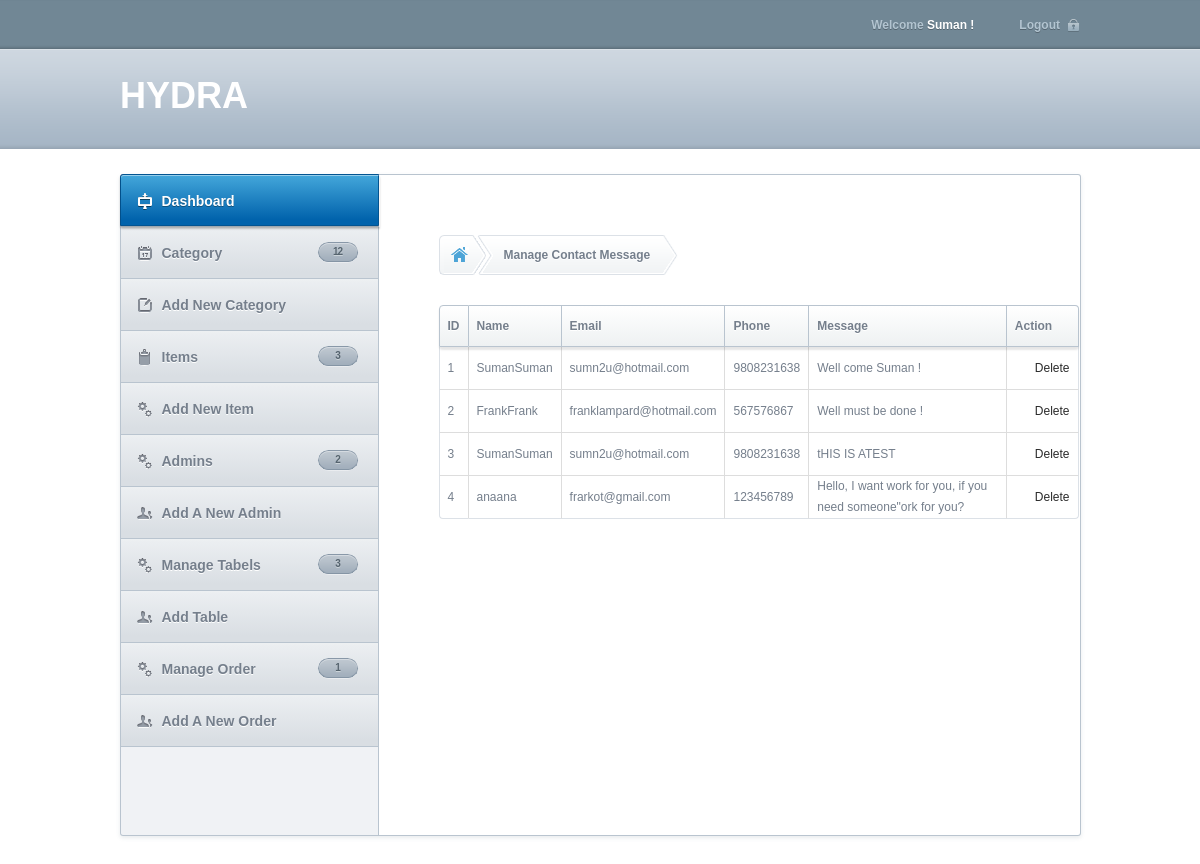
Page /cp/index.php?page=mange_contactmsg (signed in) on the committed database.
### tables this page shows
CREATE TABLE IF NOT EXISTS `tbl_contact` (
  `id` int(10) NOT NULL AUTO_INCREMENT,
  `fname` varchar(80) NOT NULL,
  `lname` varchar(90) NOT NULL,
  `email` varchar(80) NOT NULL,
  `phone` varchar(20) NOT NULL,
  `message` varchar(255) NOT NULL,
  PRIMARY KEY (`id`)
);

### cp/includes/manage_contactMsg.php (the view, shortened to what this page needs)
<div id="content">
					<ul class="breadcrumb">
						<li class="home"><a href="index.php" ></a></li>
						<li class="last"><a href="#" >Manage Contact Message </a></li>
					</ul>
					<table id="sample-table-sortable" class="sortable normal-table" cellspacing='0'>
							<thead>
								<tr>
									<th class="first">ID</th>
									<th>Name </th>
									<th>Email</th>
									<th>Phone</th>
									<th>Message</th>
                                    <th>Action</th>
								</tr>
							</thead>
							<tbody>
                            <?php
								$query = mysql_query("select * from tbl_contact");
								while($result = mysql_fetch_array($query)){
							?>
								<tr>
									<td><?php echo $result[0]; ?>  </td>
									<td> <?php echo $result[1]; ?><?php echo $result[2]; ?></td>
									<td><?php echo $result[3]; ?></td>
									<td><?php echo $result[4]; ?></td>
									<td><?php echo $result[5]; ?></td>
                                    <td>&nbsp;&nbsp;&nbsp;&nbsp;&nbsp;&nbsp;<a href="index.php?page=delete_contact_msg&id=<?php echo $result[0]; ?>" class="">Delete</a></td>
								</tr>
                            <?php } ?>
							</tbody>
					</table>
</div>

### cp/index.php (shortened to what this page needs)
<?php
if(!isset($_SESSION['loggedIn'])){
	header('Location: login.php');
	}
else {
?>
<?php include('includes/header.php'); ?>
		<div id="layout">
			<div id="header-wrapper">
				<div id="header">
					<div id="user-wrapper" class="fixed">
						<div class="user">
							<span>Welcome <a href="#"><?php echo $_SESSION['loggedIn']; ?> !</a></span>
							<span class="logout"><a href="logout.php">Logout</a></span>
						</div>
					</div>
					<div id="launcher-wrapper">
						<div class="logo">
							<a href="index.php"><h1>HYDRA </h1> </a>
						</div>
					</div>
				</div>
			</div>
			<div class="page fixed">
				<div id="sidebar">
					<?php include('includes/sidebar.php'); ?>
				</div>
				<div id="content">
					<?php
                    if(isset($_GET['page'])){
						switch($_GET['page']){
							case "mange_contactmsg":
							include('includes/manage_contactMsg.php');
							break;
							}
				} ?>
				</div>
			</div>
		</div>
	</body>
</html>
<?php } ?>

### cp/includes/header.php (shortened to what this page needs)
<!DOCTYPE html PUBLIC "-//W3C//DTD XHTML 1.1//EN"
    "http://www.w3.org/TR/xhtml11/DTD/xhtml11.dtd">
<html dir="ltr" lang="en-US" xmlns="http://www.w3.org/1999/xhtml">
	<head>
		<link rel='stylesheet' href='_layout/scripts/jquery.fullcalendar/fullcalendar.css' type='text/css' media='screen' />
		<link rel='stylesheet' href='_layout/scripts/jquery.fullcalendar/fullcalendar.print.css' type='text/css' media='print' />
		<link rel='stylesheet' href='_layout/style.css' type='text/css' media='all' />
		<link rel='stylesheet' href='_layout/scripts/jquery.uniform/uniform.default.css' type='text/css' media='screen' />
	</head>
	<body>

### cp/includes/sidebar.php (shortened to what this page needs)
<?php
$cat = mysql_query("select * from tbl_package");
$catnum = mysql_num_rows($cat);
$ads = mysql_query("select * from tbl_item");
$adsnum = mysql_num_rows($ads);
$admin = mysql_query("select * from tbl_admin");
$adminum = mysql_num_rows($admin);
$page = mysql_query("select * from tbl_table");
$pagenum = mysql_num_rows($page);
$ord = mysql_query("select * from tbl_order");
$pageord = mysql_num_rows($ord);
?>
<ul id="navigation">
						<li class="first active">
							<div><a href="index.php">Dashboard</a><span class="icon-nav dashboard"></span></div>
							<div class="back"></div>
						</li>
						<li>
							<div><a href="index.php?page=category">Category</a><span class="icon-nav calendar"></span><span><?php echo $catnum; ?></span></div>
						</li>
						<li>
							<div><a href="index.php?page=add_category">Add New Category</a><span class="icon-nav interface-elements"></span></div>
						</li>
						<li>
							<div><a href="index.php?page=ads">Items</a><span class="icon-nav form-elements"></span><span><?php echo $adsnum; ?></span></div>
						</li>
						<li>
							<div><a href="index.php?page=add_ads">Add New Item</a><span class="icon-nav settings"></span></div>
						</li>
                        <li>
							<div><a href="index.php?page=admin">Admins</a><span class="icon-nav settings"></span><span><?php echo $adminum; ?></span></div>
						</li>
						<li>
							<div><a href="index.php?page=add_admin">Add A New Admin</a><span class="icon-nav users"></span></div>
						</li>
						 <li>
							<div><a href="index.php?page=manage_table">Manage Tabels</a><span class="icon-nav settings"></span> <span><?php echo $pagenum; ?></span></div>
						</li>
						<li>
							<div><a href="index.php?page=add_table">Add Table</a><span class="icon-nav users"></span></div>
						</li>
						<li>
						<div><a href="index.php?page=manage_order">Manage Order</a><span class="icon-nav settings"></span> <span><?php echo $pageord; ?></span></div>
						</li>
						<li>
							<div><a href="index.php?page=add_order">Add A New Order </a><span class="icon-nav users"></span></div>
						</li>
					</ul>

### rows in the picture
tbl_contact: id "1", fname "Suman", lname "Suman", email "sumn2u@hotmail.com", phone "9808231638", message "Well come Suman !"
tbl_contact: id "2", fname "Frank", lname "Frank", email "franklampard@hotmail.com", phone "567576867", message "Well must be done !"
tbl_contact: id "3", fname "Suman", lname "Suman", email "sumn2u@hotmail.com", phone "9808231638", message "tHIS IS ATEST"
tbl_contact: id "4", fname "ana", lname "ana", email "frarkot@gmail.com", phone "123456789", message "Hello, I want work for you, if you need someone\"ork for you?"

### other values in the picture
$_SESSION['loggedIn'] "Suman"
$catnum "12"
$adsnum "3"
$adminum "2"
$pagenum "3"
$pageord "1"
